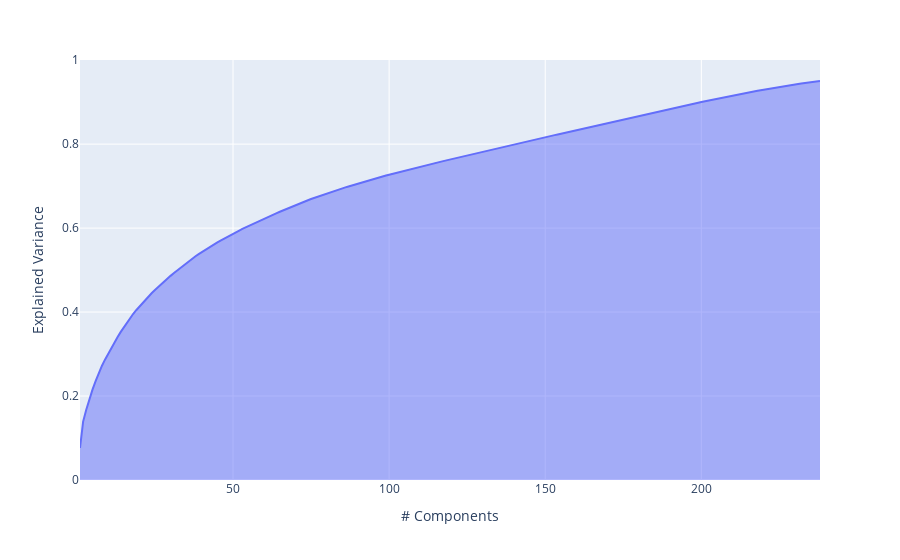

The notebook cell saved with this chart:
### Markdown cell above
Le pourcentage de variance expliquée par chacune des composantes.

### Code cell
exp_var_cumul = np.cumsum(pca.explained_variance_ratio_)

px.area(
    x=range(1, exp_var_cumul.shape[0] + 1),
    y=exp_var_cumul,
    labels={"x": "# Components", "y": "Explained Variance"}
)

### Figure 1 — Plotly figure (JSON) as saved in the notebook; plotly's stock layout.template omitted (floating-point values rounded to 4 significant figures; data arrays with more than 128 entries replaced by an {"elided": "..."} marker saying what was removed)
{"data": [{"hovertemplate": "# Components=%{x}<br>Explained Variance=%{y}<extra></extra>", "legendgroup": "", "line": {"color": "#636efa"}, "marker": {"symbol": "circle"}, "mode": "lines", "name": "", "orientation": "v", "showlegend": false, "stackgroup": "1", "type": "scatter", "x": {"elided": "238 int values"}, "xaxis": "x", "y": {"elided": "238 float values"}, "yaxis": "y"}], "layout": {"legend": {"tracegroupgap": 0}, "margin": {"t": 60}, "xaxis": {"anchor": "y", "domain": [0, 1], "title": {"text": "# Components"}}, "yaxis": {"anchor": "x", "domain": [0, 1], "title": {"text": "Explained Variance"}}}}
